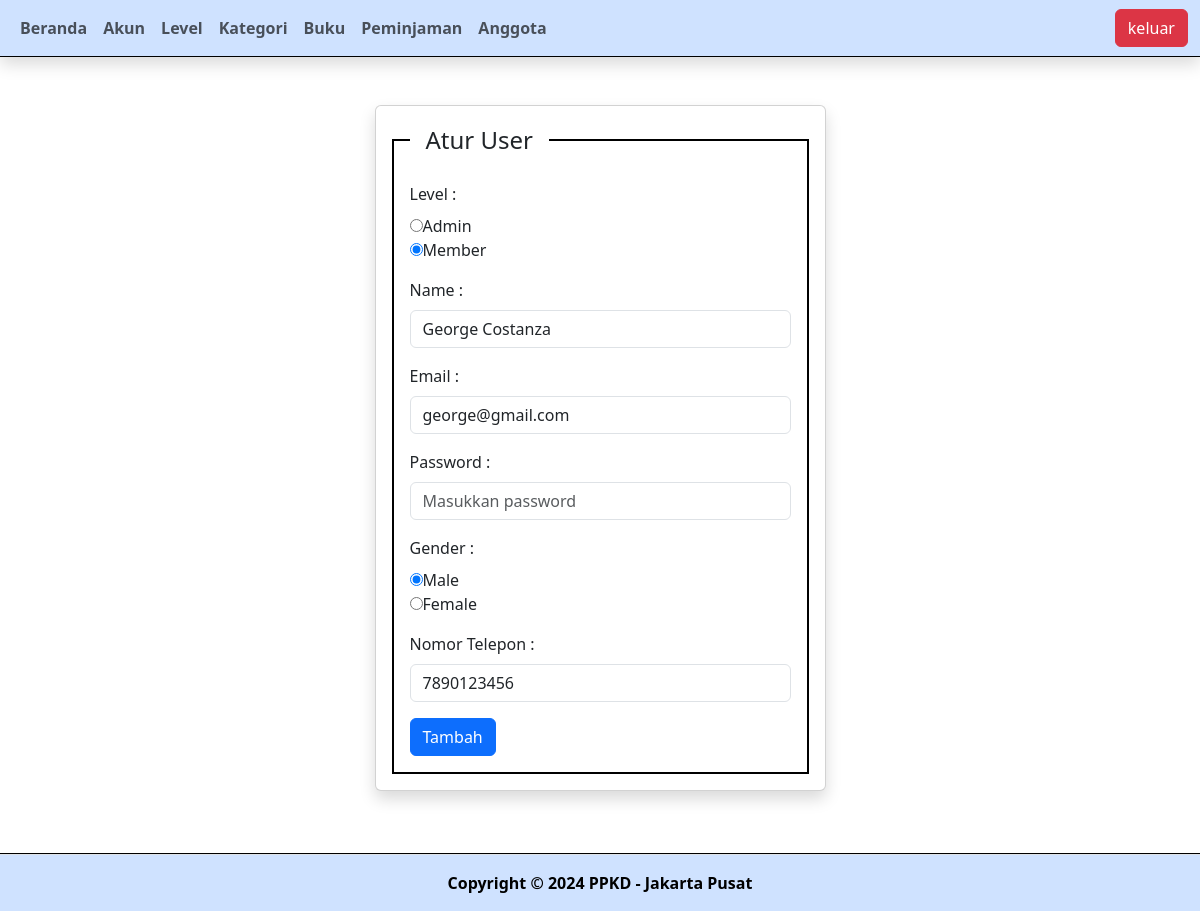
The page /index.php?pg=add-user&edit=7 (signed in) on the database its author committed.
### tables this page shows
CREATE TABLE `users` (
  `id` int(10) NOT NULL,
  `level` varchar(50) NOT NULL,
  `name` varchar(255) NOT NULL,
  `email` varchar(255) NOT NULL,
  `password` varchar(255) NOT NULL,
  `gender` varchar(10) NOT NULL,
  `phone_number` varchar(16) NOT NULL
);

### content/add-user.php (the view, shortened to what this page needs)
<?php
if (isset($_GET['edit'])) {
  $id = $_GET['edit'];
  $queryEdit = mysqli_query($connection, "SELECT * FROM users WHERE id='$id'");
  $rowEdit = mysqli_fetch_assoc($queryEdit);
};
?>
<div class="container">
  <div class="row">
    <div class="col-sm-5 mx-auto mt-5">
      <div class="card shadow">
        <div class="card-body">
          <fieldset class="border border-black border-2 p-3">
            <legend class="float-none w-auto px-3"><?php echo isset($_GET['edit']) ? 'Atur' : 'Tambah' ?> User
            </legend>
            <form class="" action="" method="post">
              <div class="form-group mb-3">
                <label for="" class="form-label">Level : </label><br>
                <input <?php echo isset($_GET['edit']) ? ($rowEdit['level'] == "Admin") ? 'checked' : '' : '' ?>
                  type="radio" name="level" value="Admin">Admin
                <br>
                <input <?php echo isset($_GET['edit']) ? ($rowEdit['level'] == "Member") ? 'checked' : '' : '' ?>
                  type="radio" name="level" value="Member">Member
              </div>
              <div class="form-group mb-3">
                <label for="" class="form-label">Name : </label>
                <input type="text" class="form-control" name="name" placeholder="Masukkan nama"
                  value="<?php echo isset($_GET['edit']) ? $rowEdit['name'] : '' ?>">
              </div>
              <div class="form-group mb-3">
                <label for="" class="form-label">Email : </label>
                <input type="email" class="form-control" name="email" placeholder="Masukkan email"
                  value="<?php echo isset($_GET['edit']) ? $rowEdit['email'] : '' ?>">
              </div>
              <div class="form-group mb-3">
                <label for="" class="form-label">Password : </label>
                <input type="text" class="form-control" name="password" placeholder="Masukkan password" value="">
              </div>
              <div class="form-group mb-3">
                <label for="" class="form-label">Gender : </label><br>
                <input <?php echo isset($_GET['edit']) ? ($rowEdit['gender'] == "Male") ? 'checked' : '' : '' ?>
                  type="radio" name="gender" value="Male">Male
                <br>
                <input <?php echo isset($_GET['edit']) ? ($rowEdit['gender'] == "Female") ? 'checked' : '' : '' ?>
                  type="radio" name="gender" value="Female">Female
              </div>
              <div class="form-group mb-3">
                <label for="" class="form-label">Nomor Telepon : </label>
                <input type="text" class="form-control" name="phone_number" placeholder="Masukkan nomor telepon"
                  value="<?php echo isset($_GET['edit']) ? $rowEdit['phone_number'] : '' ?>">
              </div>
              <button type="submit" class="btn btn-primary" name="<?php echo isset($_GET['edit']) ? 'edit' : 'add' ?>">
                <?php echo isset($gender['edit']) ? 'Atur' : 'Tambah' ?>
              </button>
            </form>
          </fieldset>
        </div>
      </div>
    </div>
  </div>
</div>

### rows shown on the page
users: level "☑", name "George Costanza", email "george@gmail.com", gender "☑", phone_number "7890123456"
